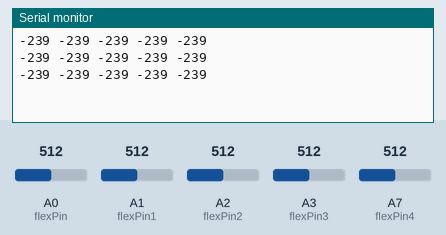
This sketch was run on a simulated Arduino Nano, built with avr-gcc and run on an emulated ATmega328P. On the bench: the last lines printed to the serial monitor. Inputs (shaded band) come from the test bench; at power-on: A0 (flexPin) = 512, A1 (flexPin1) = 512, A2 (flexPin2) = 512, A3 (flexPin3) = 512, A7 (flexPin4) = 512.

Above: at 1.3 s.
1.4 s: A0 (flexPin) set to 716
At 1.9 s:
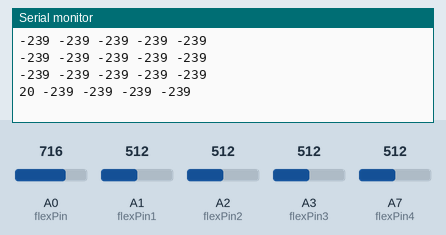
2.9 s: A1 (flexPin1) set to 716
At 3.4 s:
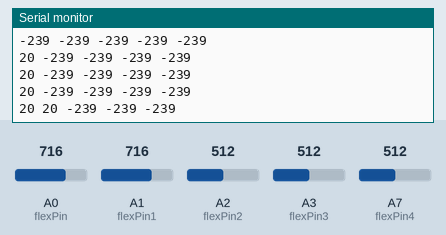
4.4 s: A2 (flexPin2) set to 716
At 4.9 s:
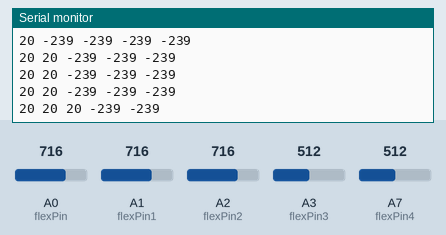
5.9 s: A3 (flexPin3) set to 716
At 6.4 s:
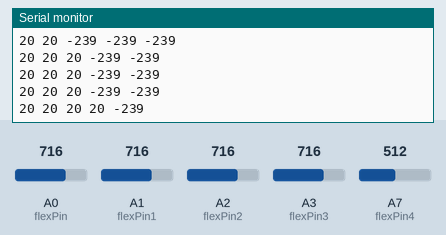
7.4 s: A7 (flexPin4) set to 716
At 7.9 s:
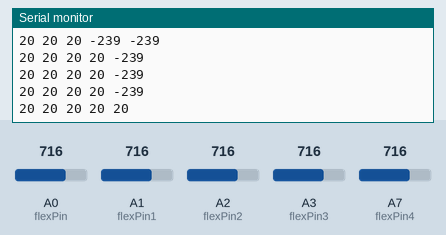
8.9 s: A0 (flexPin) set to 992
At 9.4 s:
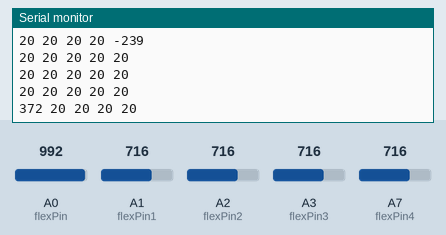
Timing chart, 0 to 11.4 s (numbered marks = the images above; inputs shaded):
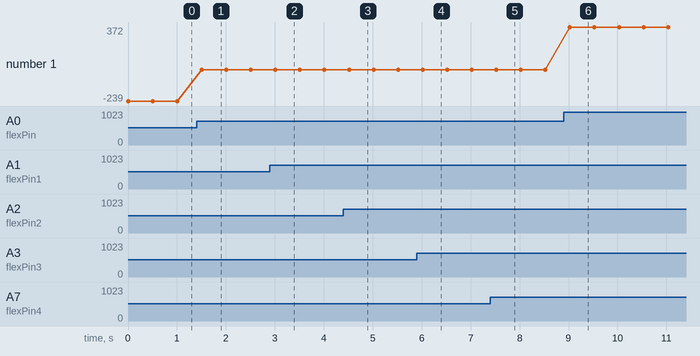

Measured:
- after the input at 1.4 s, the serial monitor: prints a new line after 0.11 s (image 1)
- after the input at 2.9 s, the serial monitor: prints a new line after 0.11 s (image 2)
- after the input at 4.4 s, the serial monitor: prints a new line after 0.12 s (image 3)
- after the input at 5.9 s, the serial monitor: prints a new line after 0.12 s (image 4)
- after the input at 7.4 s, the serial monitor: prints a new line after 0.12 s (image 5)
- after the input at 8.9 s, the serial monitor: prints a new line after 0.13 s (image 6)
- plotted number 1: -239 → 20 after the input at 1.4 s, 20 → 372 after the input at 8.9 s

The sketch:

flex.ino
```cpp
const int flexPin = A0;
const int flexPin1 = A1;
const int flexPin2 = A2;
const int flexPin3 = A3;
const int flexPin4 = A7;

int value,value1,value2,value3,value4;

void setup(){

  Serial.begin(9600);

}

void loop(){

  value = analogRead(flexPin);
  value = map(value, 700, 900, 0, 255);
  value1 = analogRead(flexPin1);
  value1 = map(value1, 700, 900, 0, 255);
  value2 = analogRead(flexPin2);
  value2 = map(value2, 700, 900, 0, 255);
  value3 = analogRead(flexPin3);
  value3 = map(value3, 700, 900, 0, 255);
  value4 = analogRead(flexPin4);
  value4 = map(value4, 700, 900, 0, 255);
  Serial.print(value);
  Serial.print(" ");
  Serial.print(value1);
  Serial.print(" ");
  Serial.print(value2);
  Serial.print(" ");
  Serial.print(value3);
  Serial.print(" ");
  Serial.println(value4);
  delay(500);
}
```
